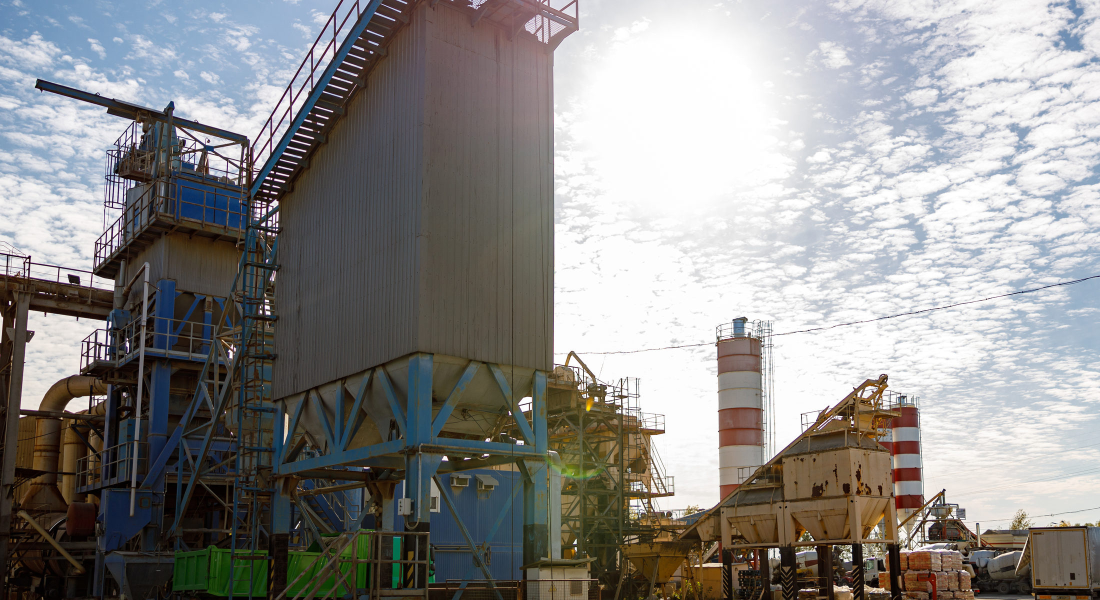
#> input picture area-materials.jpg, 2200 x 1200 px, found by its file name (shown at 1/2 size)
$ python sideaware.py
#> lines starting #> are read from the running program, lines starting #| are printed output that depends on the picture
# -*- coding: utf-8 -*-
"""Option A: full bleed sections, so the subject has to sit on the photo side.

The section renders roughly 2.7:1 and background-size:cover shows the full
width of the file, so background-position cannot move anything horizontally.
The only real lever is to crop the file itself. Subject positions below are
read off the photos by eye, which beat every detector tried on this set.
"""
import os
from PIL import Image, ImageOps, ImageEnhance

WARM = set()   # names that need pulling out of blue and into the palette

V2 = "/Users/mohammaddidarulalam/Documents/Claude/twosuns-live"
DROP = os.path.join(V2, "preview", "incoming")   # the originals stay out of the served root

OUT_W, OUT_H = 2200, 1200         # 1.83:1, close to the 3:2 source so little is lost
QUALITY = 82

# name, bleed side, subject centre as a fraction of width, mirror first, tone lift
# imgsec-l = photo bleeds from the left, copy on the right, subject must be LEFT
PLAN = [
    # name, side, subject x, mirror, brightness lift, vertical anchor (0 top, 1 bottom)
    ("area-materials",    "l", 0.25, False, None, 0.45),
    ("area-distribution", "r", 0.47, False, None, 0.40),
    ("area-owners",       "l", 0.28, False, 1.04, 0.48),   # golden-lit towers sit left
    ("area-construction", "r", 0.35, True,  None, 0.35),
    ("area-operations",   "l", 0.30, False, 1.04, 0.78),   # frame low onto the documents, not the torsos
    ("area-institutions", "r", 0.55, False, 1.34, 0.12),   # anchor high, the stage not the headrests
    ("fam-horizon",       "r", 0.45, False, 1.30, 0.50),
    ("fam-pulse",         "l", 0.22, False, 1.04, 0.50),   # keep the blurred left, the placeholder text sits right
    ("plat-integration",  "r", 0.52, False, 1.08, 0.45),
    ("home-work",         "l", 0.30, False, None, 0.52),   # cranes left, open sky right
    ("plat-deploy",       "r", 0.62, False, 1.06, 0.48),
    ("plat-hero",         "r", 0.50, False, 1.02, 0.12),   # frame high, the lower third is flat black
    ("cap-hero",          "r", 0.72, False, 1.30, 0.50),   # dark control room, needs a real lift
    ("uc-hero",           "r", 0.45, True,  1.02, 0.62),   # mirror so the pair sits right, frame low for the crane
    ("company-hero",      "r", 0.72, False, 1.02, 0.42),   # group already sits right, only a light touch
    # Construction and Infrastructure, the hero plus its six sections. Side is set by
    # the section layout, not by taste, so several of these have to be mirrored.
    ("cons-hero",         "r", 0.30, True,  None, 0.75),   # trio sits left in the original
    ("cons-owners",       "l", 0.74, True,  None, 0.55),   # trio sits right in the original
    ("cons-contractors",  "r", 0.72, False, None, 0.50),   # hands and tablet already right
    ("cons-trades",       "l", 0.26, False, None, 0.05),   # frame high, he reaches into the ceiling
    ("cons-design",       "r", 0.28, True,  None, 0.00),   # mirror puts the pair right, model left
    ("cons-logistics",    "l", 0.26, False, None, 0.50),   # golden hour, already on the palette
    ("cons-assurance",    "r", 0.60, False, None, 0.30),   # the surveyor shot clipped hats at the source edge
    # Manufacturing, its six sections
    ("mfg-hero",          "r", 0.55, False, None, 0.40),   # the Manufacturing page hero
    ("mfg-products",      "l", 0.40, False, None, 0.50),
    ("mfg-equipment",     "r", 0.58, False, None, 0.35),   # rooftop chiller array
    ("mfg-systems",       "l", 0.60, True,  None, 0.35),   # mirror: the handwheel sits right
    ("mfg-offsite",       "r", 0.42, True,  None, 0.72),   # mirror the span right, anchor low, the sky is empty
    ("mfg-supply",        "l", 0.52, True,  None, 0.45),   # mirror: the truck sits centre right
    ("mfg-support",       "r", 0.62, False, None, 0.30),   # anchor high, yellow hard hat
    # Building Materials, its five sections. The hero stays as it is.
    ("bm-extraction",     "l", 0.42, False, None, 0.45),
    ("bm-process",        "r", 0.62, False, None, 0.40),   # bright plant hall, conveyors run to the right
    ("bm-concrete",       "l", 0.45, False, None, 0.45),
    ("bm-operations",     "r", 0.60, False, None, 0.30),   # sunlit plant, the tower needs its top
    ("bm-distribution",   "l", 0.30, False, None, 0.45),
    ("events-hero",       "r", 0.62, False, None, 0.45),   # the Events page hero
]
WARM.add("plat-integration")
WARM.add("plat-hero")
WARM.add("cap-hero")
WARM.add("uc-hero")
WARM.add("mfg-hero")
MILD = {"area-operations", "fam-pulse", "area-owners", "company-hero",
        "cons-hero", "cons-owners", "cons-logistics", "cons-trades",
        "cons-design", "cons-assurance",
        "mfg-products", "mfg-equipment", "mfg-systems", "mfg-offsite",
        "mfg-supply", "mfg-support",
        "bm-extraction", "bm-concrete", "bm-operations", "bm-distribution", "events-hero"}     # cons-contractors is already warm wood     # a gentle nudge, not the night-shot regrade

TARGET = {"l": 0.34, "r": 0.66}   # pulled in from the edges so less width is thrown away
# a section shows the whole width of the file, so horizontal framing is decided here
# and nowhere else. These want the subject further out than the default.
TARGET_FOR = {"cons-owners": 0.18, "cons-trades": 0.18}
MIN_KEEP = 0.90                    # never crop away more than this much width
KEEP_ALL = {"cap-hero", "company-hero"}   # the group is the subject, keep the full width
# a subject sitting dead centre cannot reach the target on a 10% crop, so these
# are allowed to give up more width
DEEP = {"plat-hero": 0.86}


def build(name, side, subj, mirror, lift, anchor):
#> called with name = 'area-materials', side = 'l', subj = 0.25, mirror = False, anchor = 0.45
    im = ImageOps.exif_transpose(Image.open(os.path.join(DROP, name + ".jpg"))).convert("RGB")
#> im is the input picture: PIL image 2200x1200 RGB; mean R, G, B 141.5, 140, 138.4
    if mirror:
        im = ImageOps.mirror(im)
        subj = 1.0 - subj

    t = TARGET_FOR.get(name, TARGET[side])
    W, H = im.size
#> W = 2200; H = 1200

    # narrowest crop that still reaches the target, so we throw away as little as possible
    frac, left_f, landed = 1.0, 0.0, subj
    floor = 100 if name in KEEP_ALL else int(DEEP.get(name, MIN_KEEP) * 100)
    for f in [x / 100.0 for x in range(100, floor - 1, -1)]:
        L = subj - f * t
        L = max(0.0, min(1.0 - f, L))
        got = (subj - L) / f
        if abs(got - t) < abs(landed - t):
            frac, left_f, landed = f, L, got
        if abs(got - t) < 0.02:
            break

    cw = int(W * frac)
#> cw = 1980
    left = int(W * left_f)
#> left = 0
    ch = int(cw / (OUT_W / OUT_H))
#> ch = 1080
    if ch > H:                       # not enough height, give width back
        ch = H
        cw = int(ch * (OUT_W / OUT_H))
        left = int(max(0, min(W - cw, subj * W - t * cw)))
        landed = (subj * W - left) / cw
    top = int(max(0, min(H - ch, (H - ch) * anchor)))
#> top = 54

    crop = im.crop((left, top, left + cw, top + ch)).resize((OUT_W, OUT_H), Image.LANCZOS)
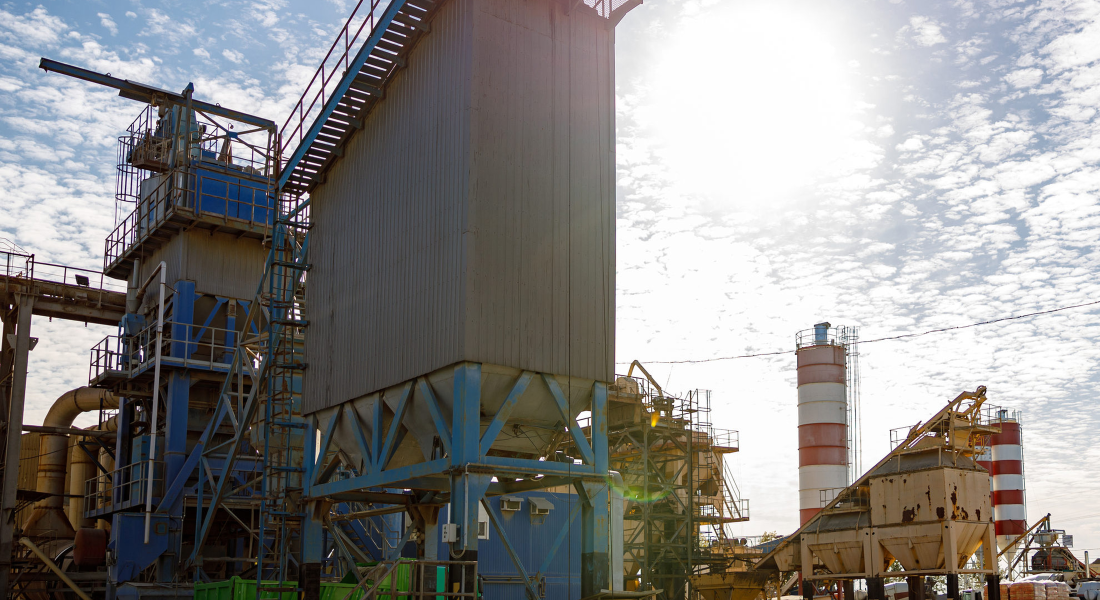
#> crop: PIL image 2200x1200 RGB (shown at 1/2 size); mean R, G, B 138.4, 136.4, 134.5
    if name in MILD:
        r, g, b = crop.split()
        crop = Image.merge("RGB", (
            r.point(lambda v: min(255, int(v * 1.06 + 4))),
            g,
            b.point(lambda v: int(v * 0.93))))
        crop = ImageEnhance.Color(crop).enhance(0.92)
    if name in WARM:
        r, g, b = crop.split()
        crop = Image.merge("RGB", (
            r.point(lambda v: min(255, int(v * 1.28 + 14))),
            g.point(lambda v: min(255, int(v * 1.02 + 4))),
            b.point(lambda v: int(v * 0.62))))
        crop = ImageEnhance.Color(crop).enhance(0.80)
    if lift:
        crop = ImageEnhance.Brightness(crop).enhance(lift)
        crop = ImageEnhance.Contrast(crop).enhance(1.05)

    out = os.path.join(V2, name + ".jpg")
    crop.save(out, "JPEG", quality=QUALITY, subsampling=0, optimize=True, progressive=True)
    fov = (cw / W) * (ch / H)
#> fov = 0.81
    return mirror, landed, fov, os.path.getsize(out) / 1024


if __name__ == "__main__":
    print("%-16s %-5s %-9s %-10s %-11s %s" % ("image", "side", "mirrored", "lands at", "frame kept", "size"))
    tot = 0
    for name, side, subj, mirror, lift, anchor in PLAN:
        mir, landed, fov, kb = build(name, side, subj, mirror, lift, anchor)
#> mir = False; landed = 0.278; fov = 0.81; kb = 502.2
        tot += kb
#> tot = 502.2
        tgt = TARGET_FOR.get(name, TARGET[side])
        ok = "ok" if abs(landed - tgt) < 0.10 else "OFF TARGET"
#> ok = 'ok'
        print("%-16s %-5s %-9s %-10.2f %-11s %5.0f KB  %s" % (
            name.replace("area-", ""), side, "yes" if mir else "no", landed,
            "%.0f%%" % (fov * 100), kb, ok))
#| materials        l     no        0.28       81%           502 KB  ok
#> pass 2 of the loop `for name, side, subj, mirror, lift, anchor in PLAN:`:
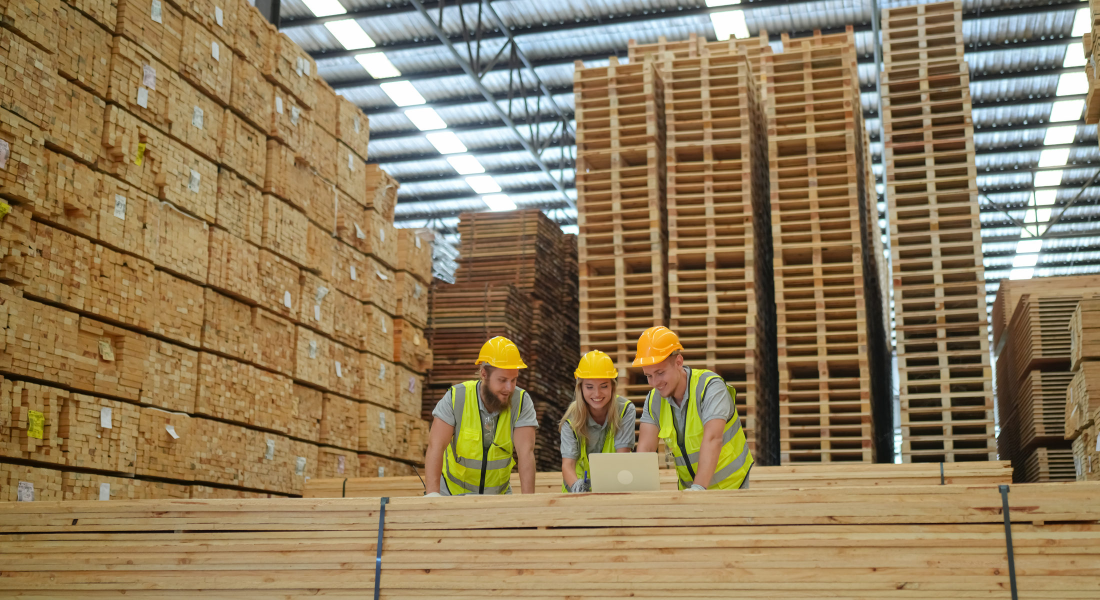
#> input picture area-distribution.jpg, 2200 x 1200 px, found by its file name (shown at 1/2 size)
#> in build, im is the input picture: PIL image 2200x1200 RGB; mean R, G, B 144.4, 124.4, 91.1
#> in build (call 2), `crop = im.crop((left, top, left + cw, top + ch)).resize((OUT_W, OUT_H)..`:
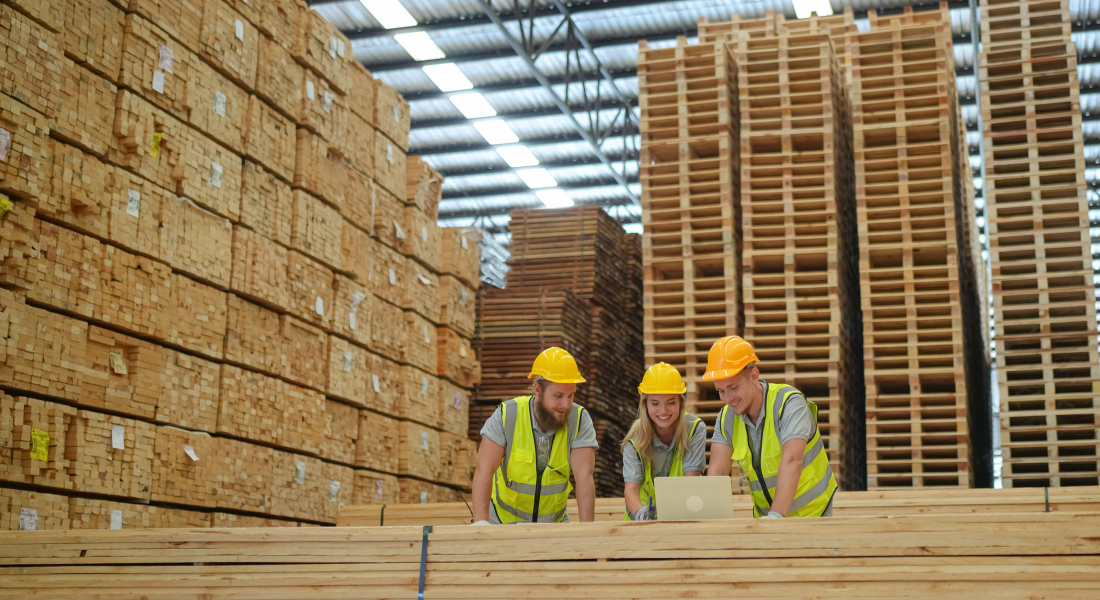
#> crop: PIL image 2200x1200 RGB (shown at 1/2 size); mean R, G, B 143.5, 121.4, 85.8
#| distribution     r     no        0.52       81%           508 KB  OFF TARGET
#> pass 3 of the loop `for name, side, subj, mirror, lift, anchor in PLAN:`:
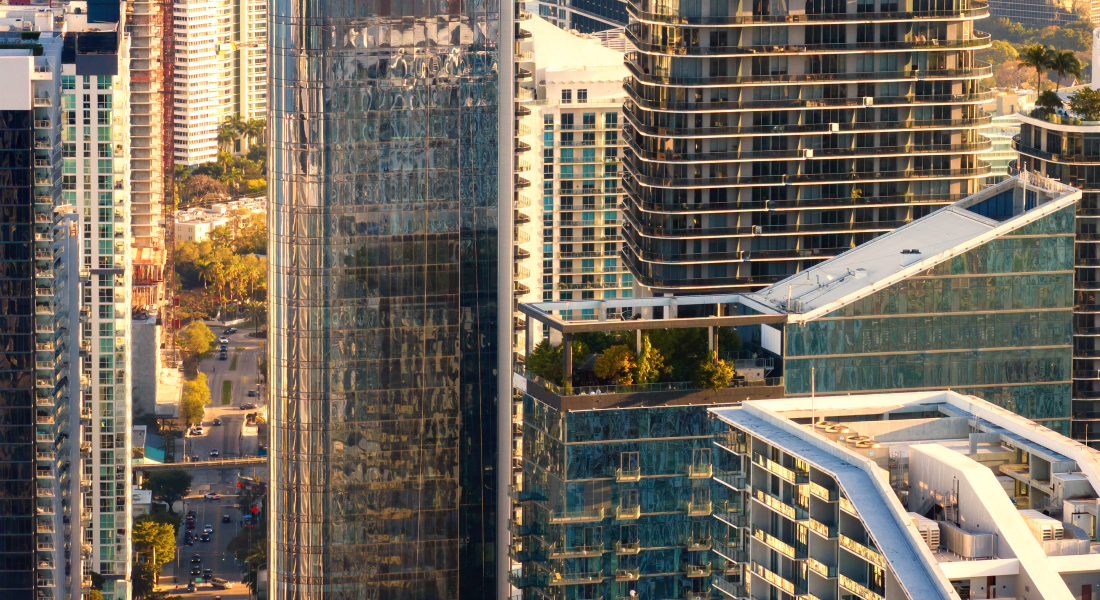
#> input picture area-owners.jpg, 2200 x 1200 px, found by its file name (shown at 1/2 size)
#> in build, im is the input picture: PIL image 2200x1200 RGB; mean R, G, B 117.1, 107.9, 94.4
#> in build (call 3), `r, g, b = crop.split()`:
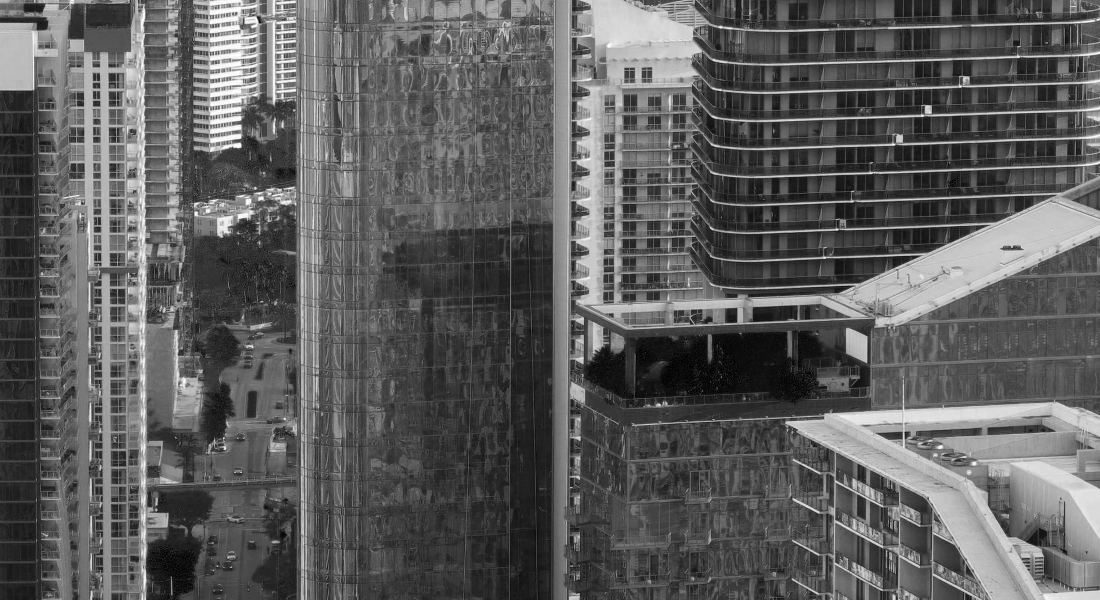
#> b: PIL image 2200x1200 L (shown at 1/2 size); min 0, max 255, mean 93.2
#> in build (call 3), `crop = ImageEnhance.Brightness(crop).enhance(lift)`:
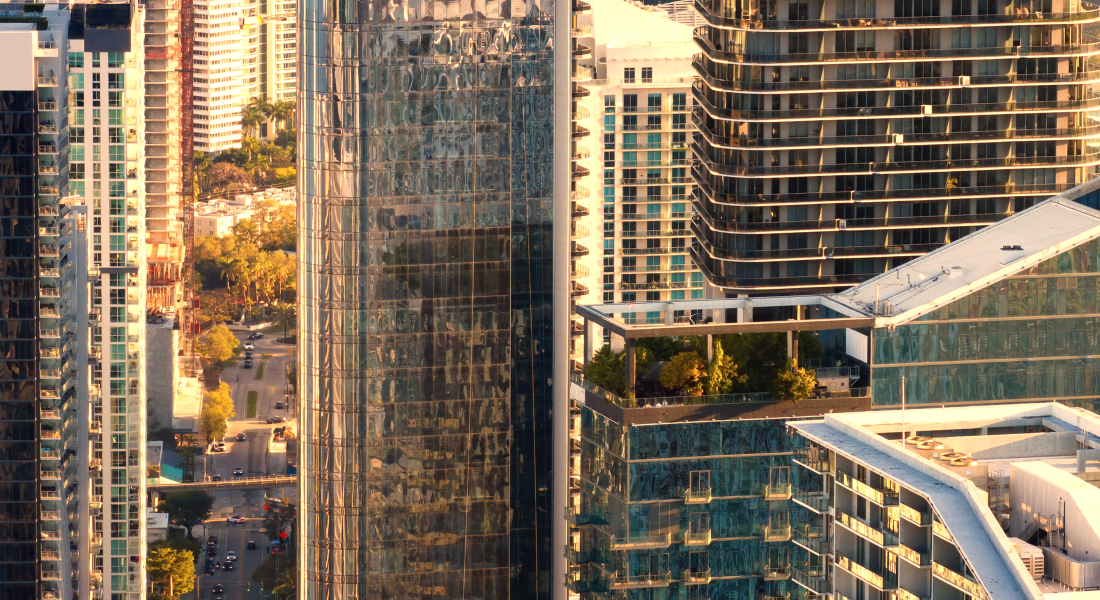
#> crop: PIL image 2200x1200 RGB (shown at 1/2 size); mean R, G, B 126.9, 110.1, 90.6
#| owners           l     no        0.31       81%           805 KB  ok
#> (the run stopped early here; a loop or call above may not have finished)
